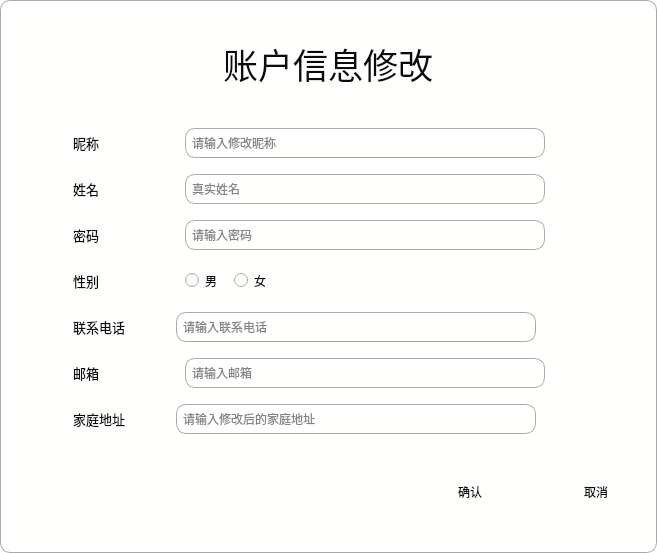
<?xml version="1.0" encoding="UTF-8"?>
<ui version="4.0">
 <class>Dialog</class>
 <widget class="QDialog" name="Dialog">
  <property name="geometry">
   <rect>
    <x>0</x>
    <y>0</y>
    <width>657</width>
    <height>553</height>
   </rect>
  </property>
  <property name="sizePolicy">
   <sizepolicy hsizetype="Fixed" vsizetype="Fixed">
    <horstretch>0</horstretch>
    <verstretch>0</verstretch>
   </sizepolicy>
  </property>
  <property name="windowTitle">
   <string>账户信息修改</string>
  </property>
  <property name="styleSheet">
   <string notr="true">QPushButton:hover{
        color:red;
	    font: 10pt &quot;Arial&quot;;
        }
QLineEdit{
        border:1px solid gray;;
        border-radius:10px;
        padding:2px 4px;
}
QWidget{
        color:#0c0a0a;
        background:rgb(255, 255, 254);
        border-top:1px solid darkGray;
        border-bottom:1px solid darkGray;
        border-right:1px solid darkGray;
        border-left:1px solid darkGray;
        border-top-left-radius:10px;
        border-top-right-radius:10px;
        border-bottom-right-radius:10px;
        border-bottom-left-radius:10px;
    }
QLabel{
        border:none;}

QPushButton{border:none}
QRadioButton{border:none}</string>
  </property>
  <layout class="QVBoxLayout" name="verticalLayout_2">
   <item>
    <layout class="QHBoxLayout" name="horizontalLayout_8">
     <item>
      <widget class="QLabel" name="label">
       <property name="sizePolicy">
        <sizepolicy hsizetype="Fixed" vsizetype="Fixed">
         <horstretch>0</horstretch>
         <verstretch>0</verstretch>
        </sizepolicy>
       </property>
       <property name="minimumSize">
        <size>
         <width>200</width>
         <height>40</height>
        </size>
       </property>
       <property name="font">
        <font>
         <family>Arial</family>
         <pointsize>26</pointsize>
         <weight>50</weight>
         <italic>false</italic>
         <bold>false</bold>
        </font>
       </property>
       <property name="text">
        <string>账户信息修改</string>
       </property>
      </widget>
     </item>
    </layout>
   </item>
   <item>
    <layout class="QHBoxLayout" name="horizontalLayout_9">
     <item>
      <spacer name="horizontalSpacer_9">
       <property name="orientation">
        <enum>Qt::Horizontal</enum>
       </property>
       <property name="sizeHint" stdset="0">
        <size>
         <width>40</width>
         <height>20</height>
        </size>
       </property>
      </spacer>
     </item>
     <item>
      <layout class="QVBoxLayout" name="verticalLayout">
       <item>
        <layout class="QHBoxLayout" name="horizontalLayout" stretch="0,0,0,0">
         <item>
          <widget class="QLabel" name="label_2">
           <property name="font">
            <font>
             <family>Arial</family>
             <pointsize>10</pointsize>
            </font>
           </property>
           <property name="text">
            <string>昵称</string>
           </property>
          </widget>
         </item>
         <item>
          <spacer name="horizontalSpacer">
           <property name="orientation">
            <enum>Qt::Horizontal</enum>
           </property>
           <property name="sizeType">
            <enum>QSizePolicy::Fixed</enum>
           </property>
           <property name="sizeHint" stdset="0">
            <size>
             <width>80</width>
             <height>40</height>
            </size>
           </property>
          </spacer>
         </item>
         <item>
          <widget class="QLineEdit" name="nickname_Edit">
           <property name="sizePolicy">
            <sizepolicy hsizetype="Fixed" vsizetype="Fixed">
             <horstretch>0</horstretch>
             <verstretch>0</verstretch>
            </sizepolicy>
           </property>
           <property name="minimumSize">
            <size>
             <width>360</width>
             <height>0</height>
            </size>
           </property>
           <property name="maximumSize">
            <size>
             <width>360</width>
             <height>30</height>
            </size>
           </property>
           <property name="placeholderText">
            <string>请输入修改昵称</string>
           </property>
          </widget>
         </item>
         <item>
          <spacer name="horizontalSpacer_12">
           <property name="orientation">
            <enum>Qt::Horizontal</enum>
           </property>
           <property name="sizeHint" stdset="0">
            <size>
             <width>40</width>
             <height>20</height>
            </size>
           </property>
          </spacer>
         </item>
        </layout>
       </item>
       <item>
        <layout class="QHBoxLayout" name="horizontalLayout_2">
         <item>
          <widget class="QLabel" name="label_3">
           <property name="font">
            <font>
             <family>Arial</family>
             <pointsize>10</pointsize>
            </font>
           </property>
           <property name="text">
            <string>姓名</string>
           </property>
          </widget>
         </item>
         <item>
          <spacer name="horizontalSpacer_2">
           <property name="orientation">
            <enum>Qt::Horizontal</enum>
           </property>
           <property name="sizeType">
            <enum>QSizePolicy::Fixed</enum>
           </property>
           <property name="sizeHint" stdset="0">
            <size>
             <width>80</width>
             <height>40</height>
            </size>
           </property>
          </spacer>
         </item>
         <item>
          <widget class="QLineEdit" name="name_Edit">
           <property name="sizePolicy">
            <sizepolicy hsizetype="Fixed" vsizetype="Fixed">
             <horstretch>0</horstretch>
             <verstretch>0</verstretch>
            </sizepolicy>
           </property>
           <property name="minimumSize">
            <size>
             <width>360</width>
             <height>0</height>
            </size>
           </property>
           <property name="maximumSize">
            <size>
             <width>360</width>
             <height>30</height>
            </size>
           </property>
           <property name="placeholderText">
            <string>真实姓名</string>
           </property>
          </widget>
         </item>
         <item>
          <spacer name="horizontalSpacer_13">
           <property name="orientation">
            <enum>Qt::Horizontal</enum>
           </property>
           <property name="sizeHint" stdset="0">
            <size>
             <width>40</width>
             <height>20</height>
            </size>
           </property>
          </spacer>
         </item>
        </layout>
       </item>
       <item>
        <layout class="QHBoxLayout" name="horizontalLayout_10">
         <item>
          <widget class="QLabel" name="label_8">
           <property name="font">
            <font>
             <family>Arial</family>
             <pointsize>10</pointsize>
            </font>
           </property>
           <property name="text">
            <string>密码</string>
           </property>
          </widget>
         </item>
         <item>
          <spacer name="horizontalSpacer_18">
           <property name="orientation">
            <enum>Qt::Horizontal</enum>
           </property>
           <property name="sizeType">
            <enum>QSizePolicy::Fixed</enum>
           </property>
           <property name="sizeHint" stdset="0">
            <size>
             <width>80</width>
             <height>40</height>
            </size>
           </property>
          </spacer>
         </item>
         <item>
          <widget class="QLineEdit" name="password_Edit">
           <property name="sizePolicy">
            <sizepolicy hsizetype="Fixed" vsizetype="Fixed">
             <horstretch>0</horstretch>
             <verstretch>0</verstretch>
            </sizepolicy>
           </property>
           <property name="minimumSize">
            <size>
             <width>360</width>
             <height>0</height>
            </size>
           </property>
           <property name="maximumSize">
            <size>
             <width>360</width>
             <height>30</height>
            </size>
           </property>
           <property name="placeholderText">
            <string>请输入密码</string>
           </property>
          </widget>
         </item>
         <item>
          <spacer name="horizontalSpacer_19">
           <property name="orientation">
            <enum>Qt::Horizontal</enum>
           </property>
           <property name="sizeHint" stdset="0">
            <size>
             <width>40</width>
             <height>20</height>
            </size>
           </property>
          </spacer>
         </item>
        </layout>
       </item>
       <item>
        <layout class="QHBoxLayout" name="horizontalLayout_3">
         <item>
          <widget class="QLabel" name="label_4">
           <property name="font">
            <font>
             <family>Arial</family>
             <pointsize>10</pointsize>
            </font>
           </property>
           <property name="text">
            <string>性别</string>
           </property>
          </widget>
         </item>
         <item>
          <spacer name="horizontalSpacer_3">
           <property name="orientation">
            <enum>Qt::Horizontal</enum>
           </property>
           <property name="sizeType">
            <enum>QSizePolicy::Fixed</enum>
           </property>
           <property name="sizeHint" stdset="0">
            <size>
             <width>80</width>
             <height>40</height>
            </size>
           </property>
          </spacer>
         </item>
         <item>
          <widget class="QRadioButton" name="radioButton">
           <property name="sizePolicy">
            <sizepolicy hsizetype="Fixed" vsizetype="Fixed">
             <horstretch>0</horstretch>
             <verstretch>0</verstretch>
            </sizepolicy>
           </property>
           <property name="text">
            <string>男</string>
           </property>
          </widget>
         </item>
         <item>
          <spacer name="horizontalSpacer_11">
           <property name="orientation">
            <enum>Qt::Horizontal</enum>
           </property>
           <property name="sizeType">
            <enum>QSizePolicy::Fixed</enum>
           </property>
           <property name="sizeHint" stdset="0">
            <size>
             <width>10</width>
             <height>20</height>
            </size>
           </property>
          </spacer>
         </item>
         <item>
          <widget class="QRadioButton" name="radioButton_2">
           <property name="sizePolicy">
            <sizepolicy hsizetype="Fixed" vsizetype="Fixed">
             <horstretch>0</horstretch>
             <verstretch>0</verstretch>
            </sizepolicy>
           </property>
           <property name="text">
            <string>女</string>
           </property>
          </widget>
         </item>
         <item>
          <spacer name="horizontalSpacer_14">
           <property name="orientation">
            <enum>Qt::Horizontal</enum>
           </property>
           <property name="sizeHint" stdset="0">
            <size>
             <width>40</width>
             <height>20</height>
            </size>
           </property>
          </spacer>
         </item>
        </layout>
       </item>
       <item>
        <layout class="QHBoxLayout" name="horizontalLayout_4" stretch="0,0,0,0">
         <item>
          <widget class="QLabel" name="label_5">
           <property name="font">
            <font>
             <family>Arial</family>
             <pointsize>10</pointsize>
            </font>
           </property>
           <property name="text">
            <string>联系电话</string>
           </property>
          </widget>
         </item>
         <item>
          <spacer name="horizontalSpacer_4">
           <property name="orientation">
            <enum>Qt::Horizontal</enum>
           </property>
           <property name="sizeType">
            <enum>QSizePolicy::Fixed</enum>
           </property>
           <property name="sizeHint" stdset="0">
            <size>
             <width>45</width>
             <height>40</height>
            </size>
           </property>
          </spacer>
         </item>
         <item>
          <widget class="QLineEdit" name="phone_Edit">
           <property name="sizePolicy">
            <sizepolicy hsizetype="Fixed" vsizetype="Fixed">
             <horstretch>0</horstretch>
             <verstretch>0</verstretch>
            </sizepolicy>
           </property>
           <property name="minimumSize">
            <size>
             <width>360</width>
             <height>0</height>
            </size>
           </property>
           <property name="maximumSize">
            <size>
             <width>360</width>
             <height>30</height>
            </size>
           </property>
           <property name="placeholderText">
            <string>请输入联系电话</string>
           </property>
          </widget>
         </item>
         <item>
          <spacer name="horizontalSpacer_15">
           <property name="orientation">
            <enum>Qt::Horizontal</enum>
           </property>
           <property name="sizeHint" stdset="0">
            <size>
             <width>40</width>
             <height>20</height>
            </size>
           </property>
          </spacer>
         </item>
        </layout>
       </item>
       <item>
        <layout class="QHBoxLayout" name="horizontalLayout_5">
         <item>
          <widget class="QLabel" name="label_6">
           <property name="font">
            <font>
             <family>Arial</family>
             <pointsize>10</pointsize>
            </font>
           </property>
           <property name="text">
            <string>邮箱</string>
           </property>
          </widget>
         </item>
         <item>
          <spacer name="horizontalSpacer_5">
           <property name="orientation">
            <enum>Qt::Horizontal</enum>
           </property>
           <property name="sizeType">
            <enum>QSizePolicy::Fixed</enum>
           </property>
           <property name="sizeHint" stdset="0">
            <size>
             <width>80</width>
             <height>40</height>
            </size>
           </property>
          </spacer>
         </item>
         <item>
          <widget class="QLineEdit" name="email_Edit">
           <property name="sizePolicy">
            <sizepolicy hsizetype="Fixed" vsizetype="Fixed">
             <horstretch>0</horstretch>
             <verstretch>0</verstretch>
            </sizepolicy>
           </property>
           <property name="minimumSize">
            <size>
             <width>360</width>
             <height>0</height>
            </size>
           </property>
           <property name="maximumSize">
            <size>
             <width>360</width>
             <height>30</height>
            </size>
           </property>
           <property name="placeholderText">
            <string>请输入邮箱</string>
           </property>
          </widget>
         </item>
         <item>
          <spacer name="horizontalSpacer_16">
           <property name="orientation">
            <enum>Qt::Horizontal</enum>
           </property>
           <property name="sizeHint" stdset="0">
            <size>
             <width>40</width>
             <height>20</height>
            </size>
           </property>
          </spacer>
         </item>
        </layout>
       </item>
       <item>
        <layout class="QHBoxLayout" name="horizontalLayout_6">
         <item>
          <widget class="QLabel" name="label_7">
           <property name="font">
            <font>
             <family>Arial</family>
             <pointsize>10</pointsize>
            </font>
           </property>
           <property name="text">
            <string>家庭地址</string>
           </property>
          </widget>
         </item>
         <item>
          <spacer name="horizontalSpacer_6">
           <property name="orientation">
            <enum>Qt::Horizontal</enum>
           </property>
           <property name="sizeType">
            <enum>QSizePolicy::Fixed</enum>
           </property>
           <property name="sizeHint" stdset="0">
            <size>
             <width>45</width>
             <height>40</height>
            </size>
           </property>
          </spacer>
         </item>
         <item>
          <widget class="QLineEdit" name="address_Edit">
           <property name="sizePolicy">
            <sizepolicy hsizetype="Fixed" vsizetype="Fixed">
             <horstretch>0</horstretch>
             <verstretch>0</verstretch>
            </sizepolicy>
           </property>
           <property name="minimumSize">
            <size>
             <width>360</width>
             <height>30</height>
            </size>
           </property>
           <property name="maximumSize">
            <size>
             <width>360</width>
             <height>30</height>
            </size>
           </property>
           <property name="placeholderText">
            <string>请输入修改后的家庭地址</string>
           </property>
          </widget>
         </item>
         <item>
          <spacer name="horizontalSpacer_17">
           <property name="orientation">
            <enum>Qt::Horizontal</enum>
           </property>
           <property name="sizeHint" stdset="0">
            <size>
             <width>40</width>
             <height>20</height>
            </size>
           </property>
          </spacer>
         </item>
        </layout>
       </item>
      </layout>
     </item>
     <item>
      <spacer name="horizontalSpacer_10">
       <property name="orientation">
        <enum>Qt::Horizontal</enum>
       </property>
       <property name="sizeHint" stdset="0">
        <size>
         <width>40</width>
         <height>20</height>
        </size>
       </property>
      </spacer>
     </item>
    </layout>
   </item>
   <item>
    <layout class="QHBoxLayout" name="horizontalLayout_7">
     <item>
      <spacer name="horizontalSpacer_7">
       <property name="orientation">
        <enum>Qt::Horizontal</enum>
       </property>
       <property name="sizeHint" stdset="0">
        <size>
         <width>40</width>
         <height>20</height>
        </size>
       </property>
      </spacer>
     </item>
     <item>
      <widget class="QPushButton" name="comfirm_Button">
       <property name="minimumSize">
        <size>
         <width>100</width>
         <height>30</height>
        </size>
       </property>
       <property name="text">
        <string>确认</string>
       </property>
      </widget>
     </item>
     <item>
      <spacer name="horizontalSpacer_8">
       <property name="orientation">
        <enum>Qt::Horizontal</enum>
       </property>
       <property name="sizeType">
        <enum>QSizePolicy::Fixed</enum>
       </property>
       <property name="sizeHint" stdset="0">
        <size>
         <width>20</width>
         <height>40</height>
        </size>
       </property>
      </spacer>
     </item>
     <item>
      <widget class="QPushButton" name="cancel_Button">
       <property name="minimumSize">
        <size>
         <width>100</width>
         <height>30</height>
        </size>
       </property>
       <property name="text">
        <string>取消</string>
       </property>
       <property name="flat">
        <bool>false</bool>
       </property>
      </widget>
     </item>
    </layout>
   </item>
  </layout>
 </widget>
 <resources/>
 <connections>
  <connection>
   <sender>cancel_Button</sender>
   <signal>clicked()</signal>
   <receiver>Dialog</receiver>
   <slot>close()</slot>
   <hints>
    <hint type="sourcelabel">
     <x>586</x>
     <y>457</y>
    </hint>
    <hint type="destinationlabel">
     <x>619</x>
     <y>480</y>
    </hint>
   </hints>
  </connection>
 </connections>
</ui>
